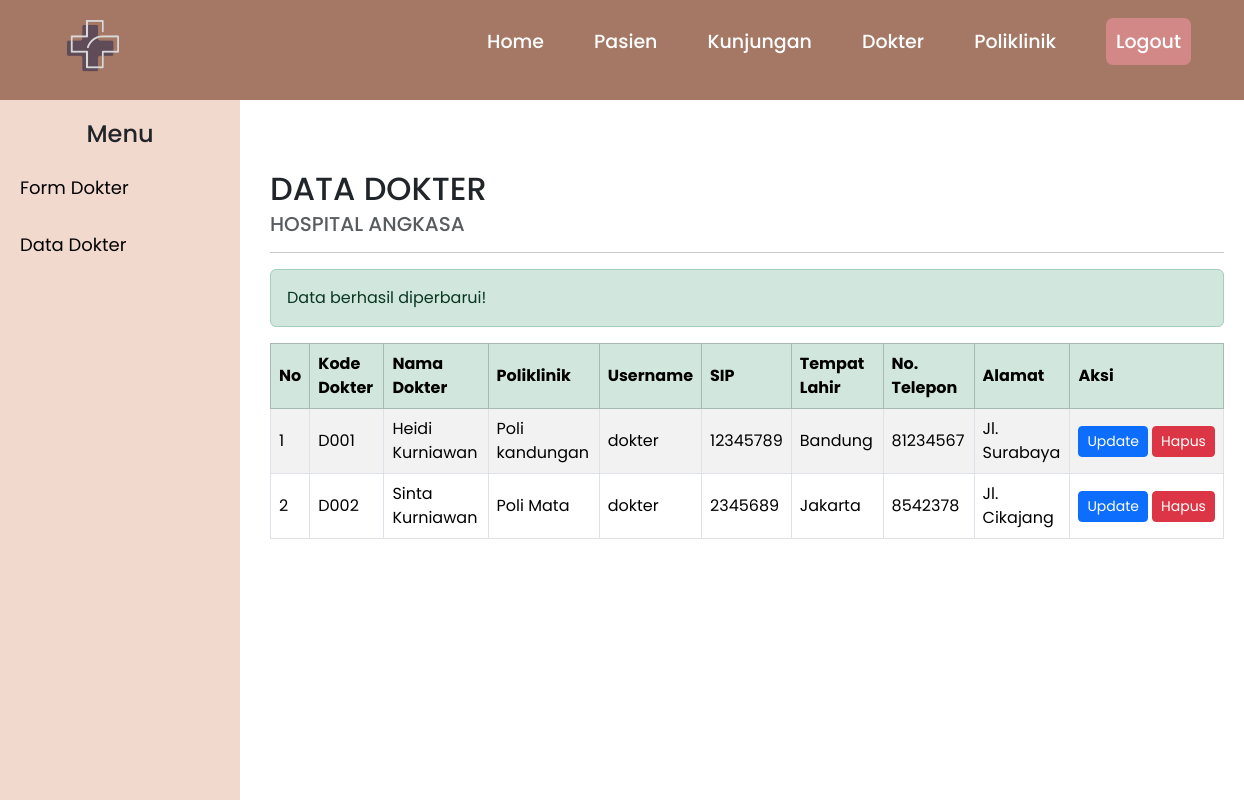
Screenshot of /Admin/do_data.php?sukses=update with the database file from the repository.
### tables this page shows
CREATE TABLE `dokter` (
  `kd_dokter` varchar(11) NOT NULL,
  `kd_poli` varchar(11) NOT NULL,
  `tgl_kunjungan` date NOT NULL,
  `kd_user` int(11) NOT NULL,
  `nm_dokter` varchar(100) NOT NULL,
  `SIP` varchar(100) NOT NULL,
  `tmpt_lahir` varchar(50) NOT NULL,
  `no_telp` int(15) NOT NULL,
  `alamat` varchar(100) NOT NULL
);

CREATE TABLE `poliklinik` (
  `kd_poli` varchar(11) NOT NULL,
  `nm_poli` varchar(50) NOT NULL,
  `lantai` int(5) NOT NULL,
  `ket` text NOT NULL
);

### Admin/do_data.php (the view, shortened to what this page needs)
<?php include ('../koneksi.php') ?>
<!DOCTYPE html>
<html lang="en">
<head>
  <link href="https://cdn.jsdelivr.net/npm/bootstrap@5.3.3/dist/css/bootstrap.min.css" rel="stylesheet">
</head>
<body>
<?php include('a_header.php'); ?>
<div class="d-flex">
  <?php include('do_sidebar.php'); ?>
  <main class="main-content">
    <h2 class="mb-1">DATA DOKTER</h2>
    <h5 class="text-muted">HOSPITAL ANGKASA</h5>
    <hr>
    <?php if (isset($_GET['sukses']) && $_GET['sukses'] == 'update'): ?>
      <div class="alert alert-success">Data berhasil diperbarui!</div>
    <?php endif; ?>
    <div class="table-responsive">
      <table class="table table-striped table-bordered align-middle">
        <thead class="table-success">
          <tr>
            <th>No</th>
            <th>Kode Dokter</th>
            <th>Nama Dokter</th>
            <th>Poliklinik</th>
            <th>Username</th>
            <th>SIP</th>
            <th>Tempat Lahir</th>
            <th>No. Telepon</th>
            <th>Alamat</th>
            <th>Aksi</th>
          </tr>
        </thead>
        <tbody>
          <?php
          $sql = "
            SELECT
              dokter.kd_dokter,
              dokter.nm_dokter,
              dokter.SIP,
              dokter.tmpt_lahir,
              dokter.no_telp,
              dokter.alamat,
              login.username,
              poliklinik.nm_poli
            FROM
              dokter
            JOIN login ON dokter.kd_user = login.kd_user
            JOIN poliklinik ON dokter.kd_poli = poliklinik.kd_poli
          ";
          $hasil = mysqli_query($koneksi, $sql);
          $no = 1;
          if (mysqli_num_rows($hasil) == 0) {
              echo "<tr><td colspan='10' class='text-center'>Data masih kosong.</td></tr>";
          } else {
              while ($row = mysqli_fetch_assoc($hasil)) { ?>
              <tr>
                <td><?= $no++ ?></td>
                <td><?= $row['kd_dokter'] ?></td>
                <td><?= $row['nm_dokter'] ?></td>
                <td><?= $row['nm_poli'] ?></td>
                <td><?= $row['username'] ?></td>
                <td><?= $row['SIP'] ?></td>
                <td><?= $row['tmpt_lahir'] ?></td>
                <td><?= $row['no_telp'] ?></td>
                <td><?= $row['alamat'] ?></td>
                <td>
                  <div class="d-flex gap-1">
                    <a href="do_update.php?kd_dokter=<?= $row['kd_dokter'] ?>" class="btn btn-primary btn-sm">Update</a>
                    <a href="do_delete.php?kd_dokter=<?= $row['kd_dokter'] ?>" onclick="return confirm('Hapus Data?')" class="btn btn-danger btn-sm">Hapus</a>
                  </div>
                </td>
              </tr>
          <?php }
          } ?>
        </tbody>
      </table>
    </div>
  </main>
</div>
</body>
</html>

### Admin/do_data.php (style rules this page uses)
body { padding-top: 150px; margin: 0; }
.main-content { margin-left: 250px; padding: 20px; width: 100%; }
.table th, .table td { vertical-align: middle; }

### Admin/a_header.php (style rules this page uses)
* { margin: 0; padding: 0; box-sizing: border-box; font-family: 'Poppins', sans-serif; }

### rows the page displays
dokter: kd_dokter "D001", nm_dokter "Heidi Kurniawan", kd_poli.nm_poli "Poli kandungan", kd_user.username "dokter", SIP "12345789", tmpt_lahir "Bandung", no_telp "81234567", alamat "Jl. Surabaya"
dokter: kd_dokter "D002", nm_dokter "Sinta Kurniawan", kd_poli.nm_poli "Poli Mata", kd_user.username "dokter", SIP "2345689", tmpt_lahir "Jakarta", no_telp "8542378", alamat "Jl. Cikajang"
